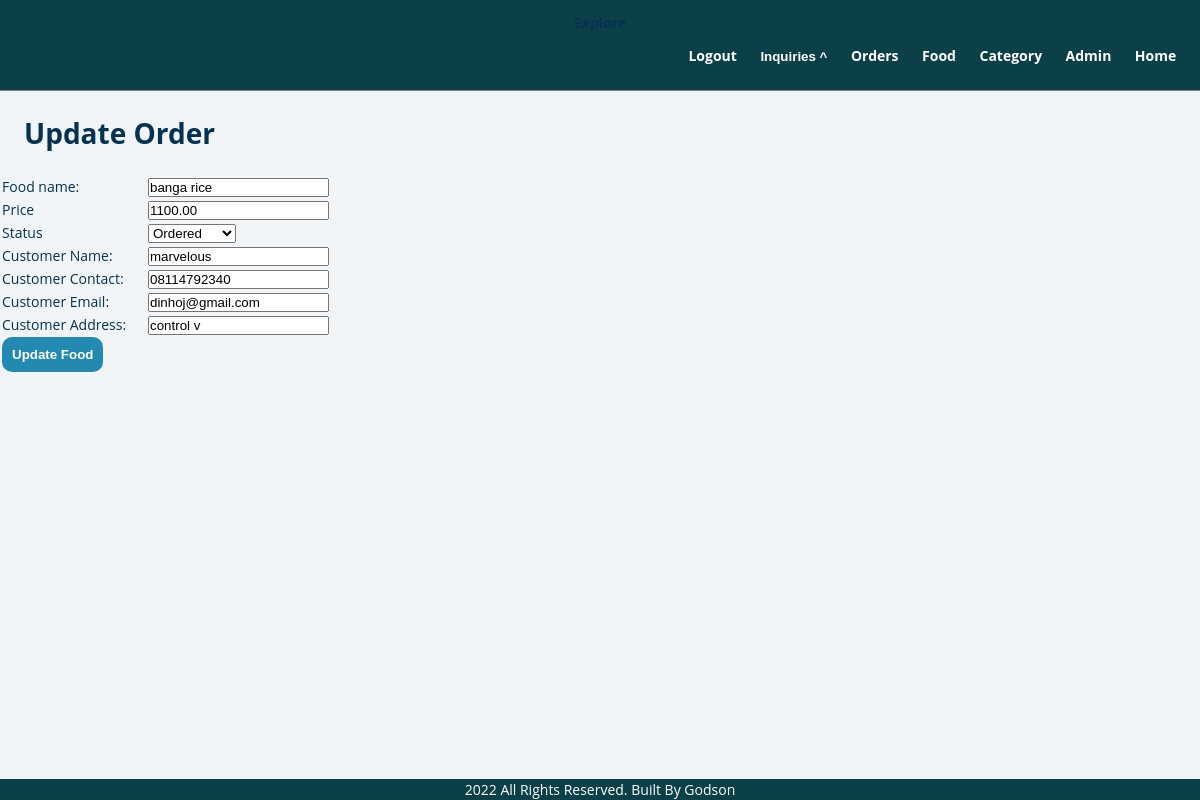
Screenshot of /admin/update-order.php?id=FoodOrdered425106589 (signed in) with the database file from the repository.
### tables this page shows
CREATE TABLE `real_order` (
  `id` int(11) NOT NULL,
  `food_name` varchar(255) NOT NULL,
  `rice` decimal(10,2) NOT NULL,
  `beans` decimal(10,2) NOT NULL,
  `dodo` decimal(10,2) NOT NULL,
  `yam` decimal(10,2) NOT NULL,
  `moimoi` decimal(10,2) NOT NULL,
  `salad` decimal(10,2) NOT NULL,
  `meat` decimal(10,2) NOT NULL,
  `delivery` decimal(10,2) NOT NULL,
  `plates` int(10) NOT NULL,
  `total` double(10,2) NOT NULL,
  `customer_name` varchar(255) NOT NULL,
  `customer_contact` varchar(50) NOT NULL,
  `customer_address` varchar(255) NOT NULL,
  `food_id` int(255) NOT NULL,
  `date_ordered` datetime NOT NULL,
  `reference` varchar(255) NOT NULL
);

CREATE TABLE `paid_order` (
  `id` int(11) NOT NULL,
  `status` varchar(100) NOT NULL,
  `reference` varchar(255) NOT NULL,
  `name` varchar(255) NOT NULL,
  `date_paid` datetime NOT NULL,
  `email` varchar(255) NOT NULL
);

### admin/update-order.php (the view, shortened to what this page needs)
<?php  include_once "./partials/header.php" ?>
<div class="main-content">
    <div class="wrapper">
        <h1 class="h1-title">Update Order</h1>
        <?php
        if(isset($_GET['id'])){
            $id = $_GET['id'];
            $sql = "SELECT * FROM real_order INNER JOIN paid_order ON real_order.reference = paid_order.reference WHERE real_order.reference = '$id' ";
            $res = mysqli_query($conn, $sql);
            $count = mysqli_num_rows($res);
            if($count == 1){
                $row = mysqli_fetch_assoc($res);
                $food = $row['food_name'];
                $price = $row['total'];
                $status = $row['status'];
                $customer_name = $row['customer_name'];
                $customer_contact = $row['customer_contact'];
                $customer_email = $row['email'];
                $customer_address = $row['customer_address'];
            }else{
            }
        }else{
            header('location:'.SITEURL.'admin/manage-food.php');
        }
        ?>
        <form action="" method="post">
            <table class="tbl-30">
                <tr>
                    <td>Food name:</td>
                    <td><input type="text" name="food" id="" value="<?php echo $food; ?>"></td>
                </tr>
                <tr>
                    <td>Price</td>
                    <td><input type="number" name="price" id="" value="<?php echo $price; ?>"></td>
                </tr>
                <tr>
                    <td>Status</td>
                    <td>
                        <select name="status" id="">
                            <option <?php if($status == "ordered"){ echo "selected";}?> value="ordered">Ordered</option>
                        </select>
                    </td>
                </tr>
                <tr>
                    <td>Customer Name:</td>
                    <td><input type="text" name="customer_name" id="" value="<?php echo $customer_name; ?>"></td>
                </tr>
                <tr>
                    <td>Customer Contact:</td>
                    <td><input type="text" name="customer_contact" id="" value="<?php echo $customer_contact; ?>"></td>
                </tr>
                <tr>
                    <td>Customer Email:</td>
                    <td><input type="text" name="customer_email" id="" value="<?php echo $customer_email; ?>"></td>
                </tr>
                <tr>
                    <td>Customer Address:</td>
                    <td><input type="text" name="customer_address" id="" value="<?php echo $customer_address; ?>"></td>
                </tr>
                <tr>
                    <td><input type="submit" name="submit" value="Update Food" class="btn-secondary"></td>
                </tr>
            </table>
        </form>
    </div>
</div>
<?php  include_once "./partials/footer.php" ?>

### css/admin.css (style rules this page uses)
* { margin: 0; padding: 0; -webkit-box-sizing: border-box; box-sizing: border-box; text-decoration: none; }
body { width: 100%; font-family: 'Open Sans', sans-serif; background: hsl(210, 36%, 96%); color: hsl(205, 86%, 17%); line-height: 1.5; font-size: 0.875rem; margin-top: 7rem; }
input[type='submit'] { outline: none; border: none; padding: 10px; }
.h1-title { margin-left: 1.5rem; margin-bottom: 20px; }
.btn-secondary { background-color: #2389b1; color: white; padding: 5px; border-radius: 10px; font-weight: bold; -webkit-transition: 0.5s linear; -o-transition: 0.5s linear; transition: 0.5s linear; }
.tbl-30 { width: 30%; }
table tr td { margin-bottom: 5px; }
@media screen and (min-width: 768px) { body { width: 100vw; overflow-x: hidden; } }

### rows the page displays
real_order: food "banga rice", price "1100.00", customer_name "marvelous", customer_contact "08114792340", customer_email "dinhoj@gmail.com", customer_address "control v"
